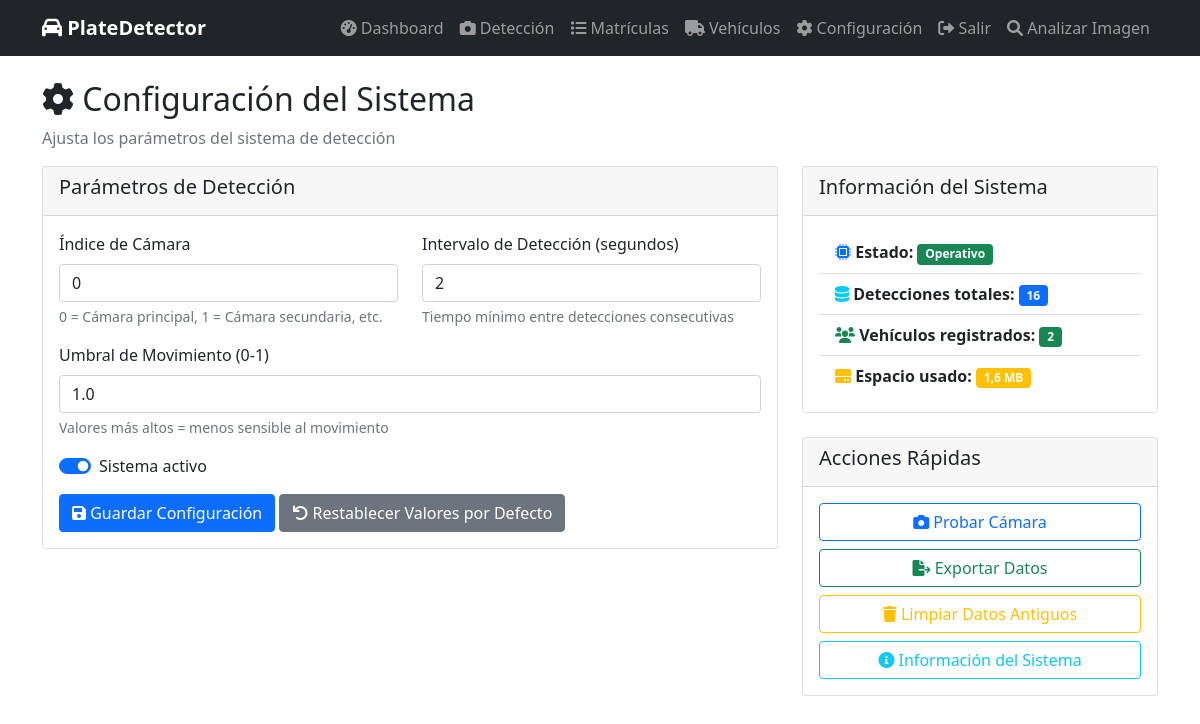
Page /settings/ (signed in) on the committed database.
### plate_detector/models.py (models this page shows, shortened)
class DetectionSettings(models.Model):
    motion_threshold = models.FloatField(default=0.5)
    camera_index = models.IntegerField(default=0)
    detection_interval = models.IntegerField(default=5)
    is_active = models.BooleanField(default=True)

### plate_detector/views.py (the view)
# urls.py: path('settings/', views.settings_view, name='settings'),
@login_required
def settings_view(request):
    settings_obj, created = DetectionSettings.objects.get_or_create(id=1)
    if request.method == 'POST':
        form = SettingsForm(request.POST, instance=settings_obj)
        if form.is_valid():
            form.save()
            return redirect('settings')
    else:
        form = SettingsForm(instance=settings_obj)
    total_detections = PlateDetection.objects.count()
    total_vehicles = Vehicle.objects.count()
    return render(request, 'settings.html', {
        'form': form,
        'total_detections': total_detections,
        'total_vehicles': total_vehicles,
        'storage_used': total_detections * 0.1  # Estimación simple
    })

### plate_detector/forms.py
class SettingsForm(forms.ModelForm):
    class Meta:
        model = DetectionSettings
        fields = ['motion_threshold', 'camera_index', 'detection_interval', 'is_active']
        widgets = {
            'motion_threshold': forms.NumberInput(attrs={
                'class': 'form-control',
                'step': '0.1',
                'min': '0',
                'max': '1'
            }),
            'camera_index': forms.NumberInput(attrs={'class': 'form-control'}),
            'detection_interval': forms.NumberInput(attrs={'class': 'form-control'}),
            'is_active': forms.CheckboxInput(attrs={'class': 'form-check-input'}),
        }

### plate_detector/templates/settings.html (shortened to what this page needs)
{% extends 'base.html' %}
{% block content %}
<div class="row">
    <div class="col-md-12">
        <h2><i class="fas fa-cog"></i> Configuración del Sistema</h2>
        <p class="text-muted">Ajusta los parámetros del sistema de detección</p>
    </div>
</div>
<div class="row">
    <div class="col-md-8">
        <div class="card">
            <div class="card-header">
                <h5>Parámetros de Detección</h5>
            </div>
            <div class="card-body">
                <form method="post">
                    <div class="row">
                        <div class="col-md-6">
                            <div class="mb-3">
                                <label for="id_camera_index" class="form-label">Índice de Cámara</label>
                                {{ form.camera_index }}
                                <div class="form-text">
                                    0 = Cámara principal, 1 = Cámara secundaria, etc.
                                </div>
                            </div>
                        </div>
                        <div class="col-md-6">
                            <div class="mb-3">
                                <label for="id_detection_interval" class="form-label">Intervalo de Detección (segundos)</label>
                                {{ form.detection_interval }}
                                <div class="form-text">
                                    Tiempo mínimo entre detecciones consecutivas
                                </div>
                            </div>
                        </div>
                    </div>
                    <div class="mb-3">
                        <label for="id_motion_threshold" class="form-label">Umbral de Movimiento (0-1)</label>
                        {{ form.motion_threshold }}
                        <div class="form-text">
                            Valores más altos = menos sensible al movimiento
                        </div>
                    </div>
                    <div class="mb-3 form-check form-switch">
                        {{ form.is_active }}
                        <label class="form-check-label" for="id_is_active">
                            Sistema activo
                        </label>
                    </div>
                    <button type="submit" class="btn btn-primary">
                        <i class="fas fa-save"></i> Guardar Configuración
                    </button>
                    <button type="button" class="btn btn-secondary" onclick="resetToDefaults()">
                        <i class="fas fa-undo"></i> Restablecer Valores por Defecto
                    </button>
                </form>
            </div>
        </div>
    </div>
    <div class="col-md-4">
        <div class="card">
            <div class="card-header">
                <h5>Información del Sistema</h5>
            </div>
            <div class="card-body">
                <div class="list-group list-group-flush">
                    <div class="list-group-item">
                        <i class="fas fa-microchip text-primary"></i>
                        <strong>Estado:</strong>
                        <span id="systemStatus" class="badge bg-success">Operativo</span>
                    </div>
                    <div class="list-group-item">
                        <i class="fas fa-database text-info"></i>
                        <strong>Detecciones totales:</strong>
                        <span class="badge bg-primary">{{ total_detections }}</span>
                    </div>
                    <div class="list-group-item">
                        <i class="fas fa-users text-success"></i>
                        <strong>Vehículos registrados:</strong>
                        <span class="badge bg-success">{{ total_vehicles }}</span>
                    </div>
                    <div class="list-group-item">
                        <i class="fas fa-hdd text-warning"></i>
                        <strong>Espacio usado:</strong>
                        <span class="badge bg-warning">{{ storage_used }} MB</span>
                    </div>
                </div>
            </div>
        </div>
        <div class="card mt-4">
            <div class="card-header">
                <h5>Acciones Rápidas</h5>
            </div>
            <div class="card-body">
                <div class="d-grid gap-2">
                    <button class="btn btn-outline-primary" onclick="testCamera()">
                        <i class="fas fa-camera"></i> Probar Cámara
                    </button>
                    <button class="btn btn-outline-success" onclick="exportData()">
                        <i class="fas fa-file-export"></i> Exportar Datos
                    </button>
                    <button class="btn btn-outline-warning" onclick="clearOldData()">
                        <i class="fas fa-trash"></i> Limpiar Datos Antiguos
                    </button>
                    <button class="btn btn-outline-info" onclick="showSystemInfo()">
                        <i class="fas fa-info-circle"></i> Información del Sistema
                    </button>
                </div>
            </div>
        </div>
    </div>
</div>
{% endblock %}

### plate_detector/templates/base.html (style rules this page uses)
.card { margin-bottom: 20px; }

### rows in the picture
DetectionSettings: camera_index "0", detection_interval "2", motion_threshold "1.0", is_active "☑"

### other values in the picture
{{ total_detections }} "16"
{{ total_vehicles }} "2"
{{ storage_used }} "1,6"
